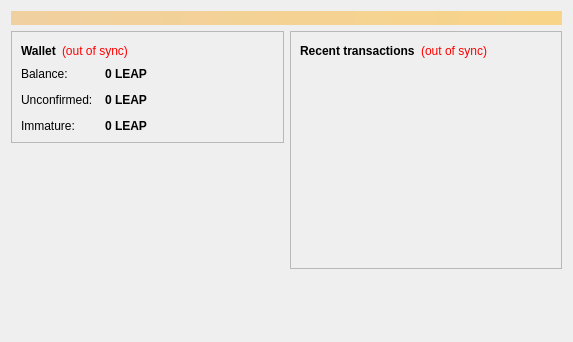
<?xml version="1.0" encoding="UTF-8"?>
<ui version="4.0">
 <class>OverviewPage</class>
 <widget class="QWidget" name="OverviewPage">
  <property name="geometry">
   <rect>
    <x>0</x>
    <y>0</y>
    <width>573</width>
    <height>342</height>
   </rect>
  </property>
  <property name="windowTitle">
   <string>Form</string>
  </property>
  <layout class="QVBoxLayout" name="topLayout">
   <item>
    <widget class="QLabel" name="labelAlerts">
     <property name="visible">
      <bool>false</bool>
     </property>
     <property name="styleSheet">
      <string notr="true">background-color: qlineargradient(x1: 0, y1: 0, x2: 1, y2: 0, stop:0 #F0D0A0, stop:1 #F8D488); color:#000000;</string>
     </property>
     <property name="wordWrap">
      <bool>true</bool>
     </property>
     <property name="margin">
      <number>3</number>
     </property>
    </widget>
   </item>
   <item>
    <layout class="QHBoxLayout" name="horizontalLayout" stretch="1,1">
     <item>
      <layout class="QVBoxLayout" name="verticalLayout_2">
       <item>
        <widget class="QFrame" name="frame">
         <property name="frameShape">
          <enum>QFrame::StyledPanel</enum>
         </property>
         <property name="frameShadow">
          <enum>QFrame::Raised</enum>
         </property>
         <layout class="QVBoxLayout" name="verticalLayout_4">
          <item>
           <layout class="QHBoxLayout" name="horizontalLayout_4">
            <item>
             <widget class="QLabel" name="label_5">
              <property name="font">
               <font>
                <weight>75</weight>
                <bold>true</bold>
               </font>
              </property>
              <property name="text">
               <string>Wallet</string>
              </property>
             </widget>
            </item>
            <item>
             <widget class="QLabel" name="labelWalletStatus">
              <property name="toolTip">
               <string>The displayed information may be out of date. Your wallet automatically synchronizes with the Leapcoin network after a connection is established, but this process has not completed yet.</string>
              </property>
              <property name="styleSheet">
               <string notr="true">QLabel { color: red; }</string>
              </property>
              <property name="text">
               <string notr="true">(out of sync)</string>
              </property>
              <property name="alignment">
               <set>Qt::AlignLeading|Qt::AlignLeft|Qt::AlignVCenter</set>
              </property>
             </widget>
            </item>
            <item>
             <spacer name="horizontalSpacer_2">
              <property name="orientation">
               <enum>Qt::Horizontal</enum>
              </property>
              <property name="sizeHint" stdset="0">
               <size>
                <width>40</width>
                <height>20</height>
               </size>
              </property>
             </spacer>
            </item>
           </layout>
          </item>
          <item>
           <layout class="QFormLayout" name="formLayout_2">
            <property name="fieldGrowthPolicy">
             <enum>QFormLayout::AllNonFixedFieldsGrow</enum>
            </property>
            <property name="horizontalSpacing">
             <number>12</number>
            </property>
            <property name="verticalSpacing">
             <number>12</number>
            </property>
            <item row="0" column="0">
             <widget class="QLabel" name="label">
              <property name="text">
               <string>Balance:</string>
              </property>
             </widget>
            </item>
            <item row="0" column="1">
             <widget class="QLabel" name="labelBalance">
              <property name="font">
               <font>
                <weight>75</weight>
                <bold>true</bold>
               </font>
              </property>
              <property name="cursor">
               <cursorShape>IBeamCursor</cursorShape>
              </property>
              <property name="toolTip">
               <string>Your current balance</string>
              </property>
              <property name="text">
               <string notr="true">0 LEAP</string>
              </property>
              <property name="textInteractionFlags">
               <set>Qt::LinksAccessibleByMouse|Qt::TextSelectableByKeyboard|Qt::TextSelectableByMouse</set>
              </property>
             </widget>
            </item>
            <item row="1" column="0">
             <widget class="QLabel" name="label_3">
              <property name="text">
               <string>Unconfirmed:</string>
              </property>
             </widget>
            </item>
            <item row="1" column="1">
             <widget class="QLabel" name="labelUnconfirmed">
              <property name="font">
               <font>
                <weight>75</weight>
                <bold>true</bold>
               </font>
              </property>
              <property name="cursor">
               <cursorShape>IBeamCursor</cursorShape>
              </property>
              <property name="toolTip">
               <string>Total of transactions that have yet to be confirmed, and do not yet count toward the current balance</string>
              </property>
              <property name="text">
               <string notr="true">0 LEAP</string>
              </property>
              <property name="textInteractionFlags">
               <set>Qt::LinksAccessibleByMouse|Qt::TextSelectableByKeyboard|Qt::TextSelectableByMouse</set>
              </property>
             </widget>
            </item>
            <item row="2" column="0">
             <widget class="QLabel" name="labelImmatureText">
              <property name="text">
               <string>Immature:</string>
              </property>
             </widget>
            </item>
            <item row="2" column="1">
             <widget class="QLabel" name="labelImmature">
              <property name="font">
               <font>
                <weight>75</weight>
                <bold>true</bold>
               </font>
              </property>
              <property name="toolTip">
               <string>Mined balance that has not yet matured</string>
              </property>
              <property name="text">
               <string notr="true">0 LEAP</string>
              </property>
              <property name="textInteractionFlags">
               <set>Qt::LinksAccessibleByMouse|Qt::TextSelectableByKeyboard|Qt::TextSelectableByMouse</set>
              </property>
             </widget>
            </item>
           </layout>
          </item>
         </layout>
        </widget>
       </item>
       <item>
        <spacer name="verticalSpacer">
         <property name="orientation">
          <enum>Qt::Vertical</enum>
         </property>
         <property name="sizeHint" stdset="0">
          <size>
           <width>20</width>
           <height>40</height>
          </size>
         </property>
        </spacer>
       </item>
      </layout>
     </item>
     <item>
      <layout class="QVBoxLayout" name="verticalLayout_3">
       <item>
        <widget class="QFrame" name="frame_2">
         <property name="frameShape">
          <enum>QFrame::StyledPanel</enum>
         </property>
         <property name="frameShadow">
          <enum>QFrame::Raised</enum>
         </property>
         <layout class="QVBoxLayout" name="verticalLayout">
          <item>
           <layout class="QHBoxLayout" name="horizontalLayout_2">
            <item>
             <widget class="QLabel" name="label_4">
              <property name="text">
               <string>&lt;b&gt;Recent transactions&lt;/b&gt;</string>
              </property>
             </widget>
            </item>
            <item>
             <widget class="QLabel" name="labelTransactionsStatus">
              <property name="toolTip">
               <string>The displayed information may be out of date. Your wallet automatically synchronizes with the Leapcoin network after a connection is established, but this process has not completed yet.</string>
              </property>
              <property name="styleSheet">
               <string notr="true">QLabel { color: red; }</string>
              </property>
              <property name="text">
               <string notr="true">(out of sync)</string>
              </property>
              <property name="alignment">
               <set>Qt::AlignRight|Qt::AlignTrailing|Qt::AlignVCenter</set>
              </property>
             </widget>
            </item>
            <item>
             <spacer name="horizontalSpacer">
              <property name="orientation">
               <enum>Qt::Horizontal</enum>
              </property>
              <property name="sizeHint" stdset="0">
               <size>
                <width>40</width>
                <height>20</height>
               </size>
              </property>
             </spacer>
            </item>
           </layout>
          </item>
          <item>
           <widget class="QListView" name="listTransactions">
            <property name="styleSheet">
             <string notr="true">QListView { background: transparent; }</string>
            </property>
            <property name="frameShape">
             <enum>QFrame::NoFrame</enum>
            </property>
            <property name="verticalScrollBarPolicy">
             <enum>Qt::ScrollBarAlwaysOff</enum>
            </property>
            <property name="horizontalScrollBarPolicy">
             <enum>Qt::ScrollBarAlwaysOff</enum>
            </property>
            <property name="selectionMode">
             <enum>QAbstractItemView::NoSelection</enum>
            </property>
           </widget>
          </item>
         </layout>
        </widget>
       </item>
       <item>
        <spacer name="verticalSpacer_2">
         <property name="orientation">
          <enum>Qt::Vertical</enum>
         </property>
         <property name="sizeHint" stdset="0">
          <size>
           <width>20</width>
           <height>40</height>
          </size>
         </property>
        </spacer>
       </item>
      </layout>
     </item>
    </layout>
   </item>
  </layout>
 </widget>
 <resources/>
 <connections/>
</ui>
